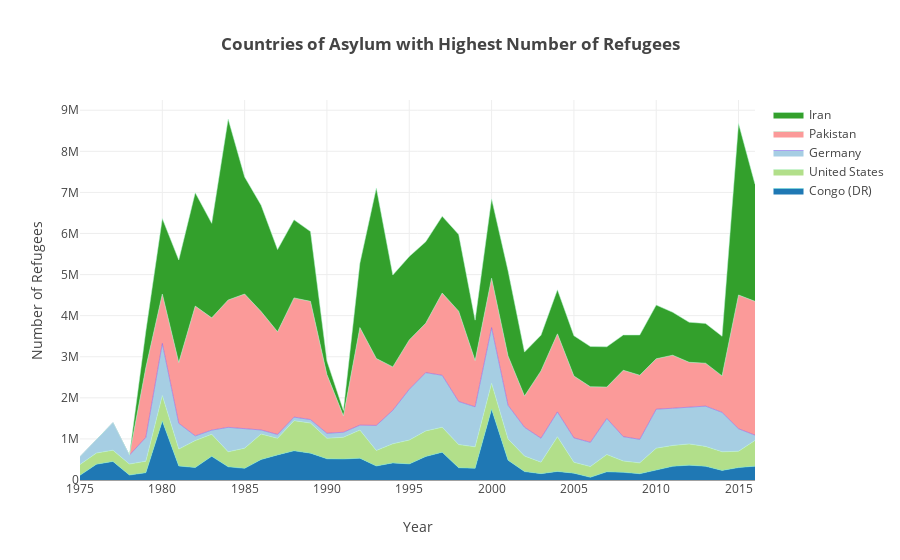

The code cell stored with this chart in its notebook:
### Code cell
colorscale=[[0, 'rgb(166,206,227)'], [0.25, 'rgb(31,120,180)'], [0.45, 'rgb(178,223,138)'], 
                    [0.65, 'rgb(51,160,44)'], [0.85, 'rgb(251,154,153)'], [1, 'rgb(227,26,28)']]

trace0 = dict(
    x=year,
    y=df_stack_area[df_stack_area['Country or territory of asylum or residence'] == 'Germany'].\
                            sort_values('Year')['Total Refugees'].tolist(),
    hoverinfo='x+y',
    mode='lines',
    line=dict(width=0.5,
              color='rgb(131, 90, 241)'),
    stackgroup='one',
    name = 'Germany',
    fillcolor = 'rgb(166,206,227)'
)
trace1 = dict(
    x=year,
    y=df_stack_area[df_stack_area['Country or territory of asylum or residence'] == 'Congo (DR)'].\
                            sort_values('Year')['Total Refugees'].tolist(),
    hoverinfo='x+y',
    mode='lines',
    line=dict(width=0.5,
              color='rgb(111, 231, 219)'),
    stackgroup='one',
    name = 'Congo (DR)',
    fillcolor = 'rgb(31,120,180)'
)
trace2 = dict(
    x=year,
    y=df_stack_area[df_stack_area['Country or territory of asylum or residence'] == 'United States'].\
                            sort_values('Year')['Total Refugees'].tolist(),
    hoverinfo='x+y',
    mode='lines',
    line=dict(width=0.5,
              color='rgb(184, 247, 212)'),
    stackgroup='one',
    name='United States',
    fillcolor='rgb(178,223,138)'
)


trace3 = dict(
    x=year,
    y=df_stack_area[df_stack_area['Country or territory of asylum or residence'] == 'Iran'].\
                            sort_values('Year')['Total Refugees'].tolist(),
    hoverinfo='x+y',
    mode='lines',
    line=dict(width=0.5,
              color='rgb(184, 247, 212)'),
    stackgroup='one',
    name = 'Iran',
    fillcolor='rgb(51,160,44)'
)


trace4 = dict(
    x=year,
    y=df_stack_area[df_stack_area['Country or territory of asylum or residence'] == 'Pakistan'].\
                            sort_values('Year')['Total Refugees'].tolist(),
    hoverinfo='x+y',
    mode='lines',
    line=dict(width=0.5,
              color='rgb(184, 247, 212)'),
    stackgroup='one',
    name = 'Pakistan',
    fillcolor='rgb(251,154,153)'
)


layout = go.Layout(
    title='<b>Countries of Asylum with Highest Number of Refugees</b>',
    xaxis=dict(
        title='Year'
    ),
    yaxis=dict(
        title='Number of Refugees'
    ),
    
)


data = [trace1, trace2, trace0, trace4, trace3]

fig = dict(data=data,layout=layout)
iplot(fig, filename='stacked-area-plot-hover')

### Figure 1 — Plotly figure (JSON) as saved in the notebook; plotly's stock layout.template omitted (floating-point values rounded to 4 significant figures)
{"data": [{"fillcolor": "rgb(31,120,180)", "hoverinfo": "x+y", "line": {"color": "rgb(111, 231, 219)", "width": 0.5}, "mode": "lines", "name": "Congo (DR)", "stackgroup": "one", "type": "scatter", "uid": "4e0b9baa-93ea-45b3-9337-37724f402ca9", "x": [1991, 1990, 1992, 1989, 1988, 1987, 1983, 1986, 1982, 2016, 1985, 2015, 1984, 1993, 1981, 1994, 2001, 1995, 1996, 2000, 1980, 1997, 1998, 2010, 1999, 2011, 2012, 2013, 2014, 2007, 2002, 2004, 1979, 2003, 2008, 2005, 2009, 2006, 1975, 1978, 1976, 1977], "y": [510000, 515000, 530300, 653000, 710480, 611110, 576740, 497600, 303500, 337330, 283000, 301230, 320000, 340675, 340689, 416435, 482959, 391127, 572070, 1724365, 1433760, 675973, 297538, 240214, 285270, 332509, 362012, 332978, 234033, 199323, 204341, 208371, 177390, 155162, 185809, 166336, 152749, 65109, 113362, 119754, 383095, 451956]}, {"fillcolor": "rgb(178,223,138)", "hoverinfo": "x+y", "line": {"color": "rgb(184, 247, 212)", "width": 0.5}, "mode": "lines", "name": "United States", "stackgroup": "one", "type": "scatter", "uid": "e54d4cde-9b75-46d0-af76-7034cb5e5a97", "x": [1991, 1990, 1992, 1989, 1988, 1987, 1983, 1986, 1982, 2016, 1985, 2015, 1984, 1993, 1981, 1994, 2001, 1995, 1996, 2000, 1980, 1997, 1998, 2010, 1999, 2011, 2012, 2013, 2014, 2007, 2002, 2004, 1979, 2003, 2008, 2005, 2009, 2006, 1975, 1978, 1976, 1977], "y": [530000, 500000, 684700, 734000, 734000, 403684, 537375, 620257, 655532, 626909, 492806, 398633, 365726, 377771, 411498, 464887, 513882, 579952, 623069, 631051, 623294, 607024, 563837, 533969, 521143, 508222, 515853, 485171, 452548, 420858, 379340, 843490, 281216, 279549, 275459, 264569, 264763, 262023, 263662, 267222, 273202, 272959]}, {"fillcolor": "rgb(166,206,227)", "hoverinfo": "x+y", "line": {"color": "rgb(131, 90, 241)", "width": 0.5}, "mode": "lines", "name": "Germany", "stackgroup": "one", "type": "scatter", "uid": "cccf5f32-8fee-4a04-9e70-cc288925acef", "x": [1991, 1990, 1992, 1989, 1988, 1987, 1983, 1986, 1982, 2016, 1985, 2015, 1984, 1993, 1981, 1994, 2001, 1995, 1996, 2000, 1980, 1997, 1998, 2010, 1999, 2011, 2012, 2013, 2014, 2007, 2002, 2004, 1979, 2003, 2008, 2005, 2009, 2006, 1975, 1978, 1976, 1977], "y": [122000, 122000, 120000, 83500, 87000, 94000, 100000, 100000, 115000, 126600, 475000, 547900, 596200, 610200, 628500, 816000, 821500, 1236000, 1418000, 1354600, 1267900, 1266000, 1049000, 949200, 975500, 906000, 903000, 980000, 960395, 876622, 700016, 605402, 578879, 582735, 593799, 594269, 571684, 589737, 187567, 216973, 316115, 669482]}, {"fillcolor": "rgb(251,154,153)", "hoverinfo": "x+y", "line": {"color": "rgb(184, 247, 212)", "width": 0.5}, "mode": "lines", "name": "Pakistan", "stackgroup": "one", "type": "scatter", "uid": "b8430fde-e9b7-49a3-acef-c0417d13a5df", "x": [1991, 1990, 1992, 1989, 1988, 1987, 1983, 1986, 1982, 2016, 1985, 2015, 1984, 1993, 1981, 1994, 2001, 1995, 1996, 2000, 1980, 1997, 1998, 2010, 1999, 2011, 2012, 2013, 2014, 2007, 2002, 2004, 1979, 2003, 2008, 2005, 2009, 2006, 1975, 1978, 1976, 1977], "y": [400000, 1428230, 2375330, 2877480, 2901360, 2500000, 2732440, 2882100, 3159000, 3257577, 3275715, 3255975, 3099891, 1629218, 1479266, 1055435, 1202493, 1202703, 1202734, 1202462, 1202015, 2001466, 2198797, 1227433, 1124298, 1290984, 1084694, 1044462, 887273, 765720, 759392, 1900621, 1702700, 1638456, 1616507, 1505525, 1561162, 1352560]}, {"fillcolor": "rgb(51,160,44)", "hoverinfo": "x+y", "line": {"color": "rgb(184, 247, 212)", "width": 0.5}, "mode": "lines", "name": "Iran", "stackgroup": "one", "type": "scatter", "uid": "bcf7bf03-35b7-4f05-8ba1-b6b1f2dfce6b", "x": [1991, 1990, 1992, 1989, 1988, 1987, 1983, 1986, 1982, 2016, 1985, 2015, 1984, 1993, 1981, 1994, 2001, 1995, 1996, 2000, 1980, 1997, 1998, 2010, 1999, 2011, 2012, 2013, 2014, 2007, 2002, 2004, 1979, 2003, 2008, 2005, 2009, 2006, 1975, 1978, 1976, 1977], "y": [130100, 330000, 1565000, 1700060, 1900060, 2000000, 2300000, 2590000, 2760000, 2850000, 2850000, 4174401, 4404995, 4150723, 2495038, 2236350, 2071988, 2030359, 1982553, 1931332, 1835688, 1868000, 1868000, 1306599, 984896, 1045976, 974302, 968370, 963546, 980109, 1070488, 1073366, 886468, 868242, 857354, 982027, 979437, 979435]}], "layout": {"title": {"text": "<b>Countries of Asylum with Highest Number of Refugees</b>"}, "xaxis": {"title": {"text": "Year"}}, "yaxis": {"title": {"text": "Number of Refugees"}}}}
